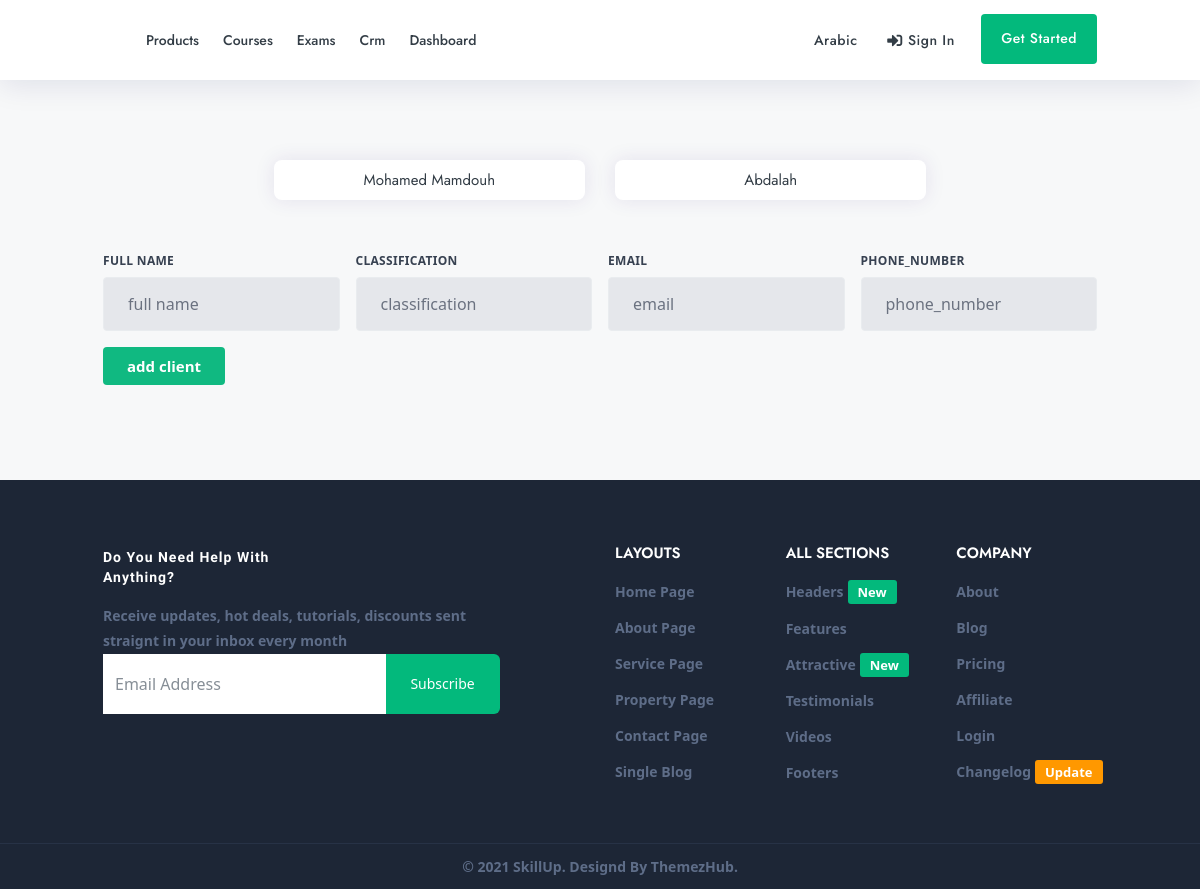
The app's page /crm/, older data.
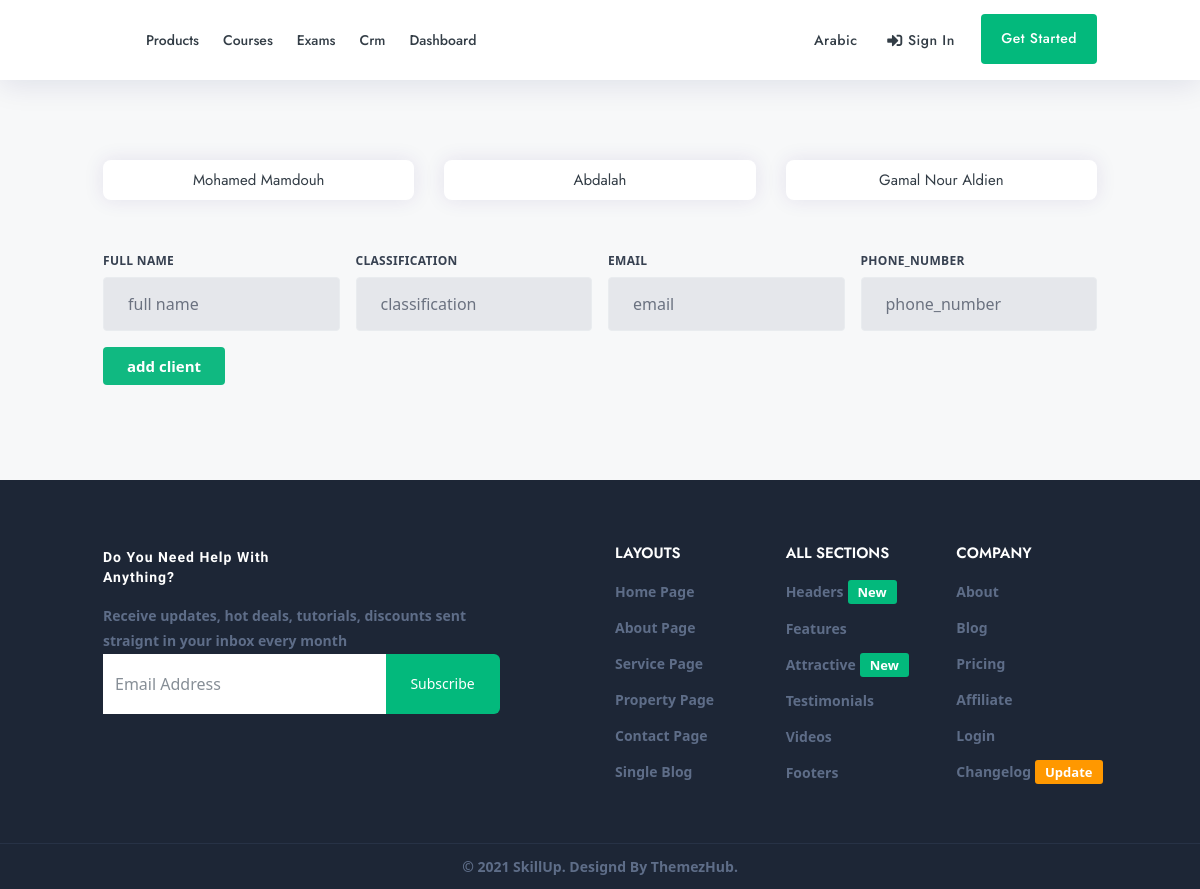
The same page, newer data.
### clients/models.py (models this page shows, shortened)
class Client(models.Model):
    full_name = models.CharField(max_length=255)
    email = models.EmailField(max_length=254)
    classification = models.CharField(max_length=50)

### clients/views.py (the view, shortened to what this page needs)
# urls.py: path("", views.all_clients),
def all_clients(request):
    all_clients = models.Client.objects.all()
    page = request.GET.get("page", 1)
    paginator = Paginator(all_clients, 10)
    try:
        all_clients = paginator.page(page)
    except PageNotAnInteger:
        all_clients = paginator.page(1)
    except EmptyPage:
        all_clients = paginator.page(paginator.num_pages)
    context = {"all_clients": all_clients, "title": "all clients"}
    return render(request, "all_clients.html", context)

### clients/templates/all_clients.html (shortened to what this page needs)
{% extends 'base.html' %}
{% block content %}
{% load tailwind_tags %}
{%tailwind_css %}
      <section class="gray">
        <div class="container">
          <div class="row justify-content-center">
            {% for client in all_clients %}
            <div class="col-xl-4 col-lg-4 col-md-6 col-sm-12 ">
              <div class="crs_grid">
                  <div class=" text-center">
                    <h1>
                      <a href="{{client.id}}" class=""
                        >{{client.full_name}}</a>
                    </h1>
                </div>
              </div>
            </div>
            {% endfor %}
          </div>
          <form action="" method="post"  >
            <br>
            <div >
              <div class = "grid grid-cols-4 gap-4">
                <div class="...">
                <label class="block uppercase tracking-wide text-gray-700 text-xs font-bold mb-2" for="grid-password">
                  full name
                </label>
                <input class="appearance-none block w-full bg-gray-200 text-gray-700 border border-gray-200 rounded py-3 px-4 mb-3 leading-tight focus:outline-none focus:bg-white focus:border-gray-500" id="name" type="text" name="name" placeholder="full name"></div>
                <div class="...">
                <label class="block uppercase tracking-wide text-gray-700 text-xs font-bold mb-2" for="grid-password">
                  classification
                </label>
                <input class="appearance-none block w-full bg-gray-200 text-gray-700 border border-gray-200 rounded py-3 px-4 mb-3 leading-tight focus:outline-none focus:bg-white focus:border-gray-500" id="classification" type="text" name="classification" placeholder="classification"></div>
                <div class="...">
                <label class="block uppercase tracking-wide text-gray-700 text-xs font-bold mb-2" for="grid-password">
                  email
                </label>
                <input class="appearance-none block w-full bg-gray-200 text-gray-700 border border-gray-200 rounded py-3 px-4 mb-3 leading-tight focus:outline-none focus:bg-white focus:border-gray-500" id="email" type="text" name="email" placeholder="email"></div>
                <div class="...">
                <label class="block uppercase tracking-wide text-gray-700 text-xs font-bold mb-2" for="grid-password">
                  phone_number
                </label>
                <input class="appearance-none block w-full bg-gray-200 text-gray-700 border border-gray-200 rounded py-3 px-4 mb-3 leading-tight focus:outline-none focus:bg-white focus:border-gray-500" id="name" type="text" name="phone_number" placeholder="phone_number"></div>
              </div>
            </div>
            <button class="bg-green-500 hover:bg-green-700 text-white font-bold py-2 px-4 rounded" type="submit" value="add room"> add client </button>
          </form>
        </div>
      </section>
      {% endblock content %}

Row changes from the older to the newer data that the page shows:
added Client: full_name "Gamal Nour Aldien"
